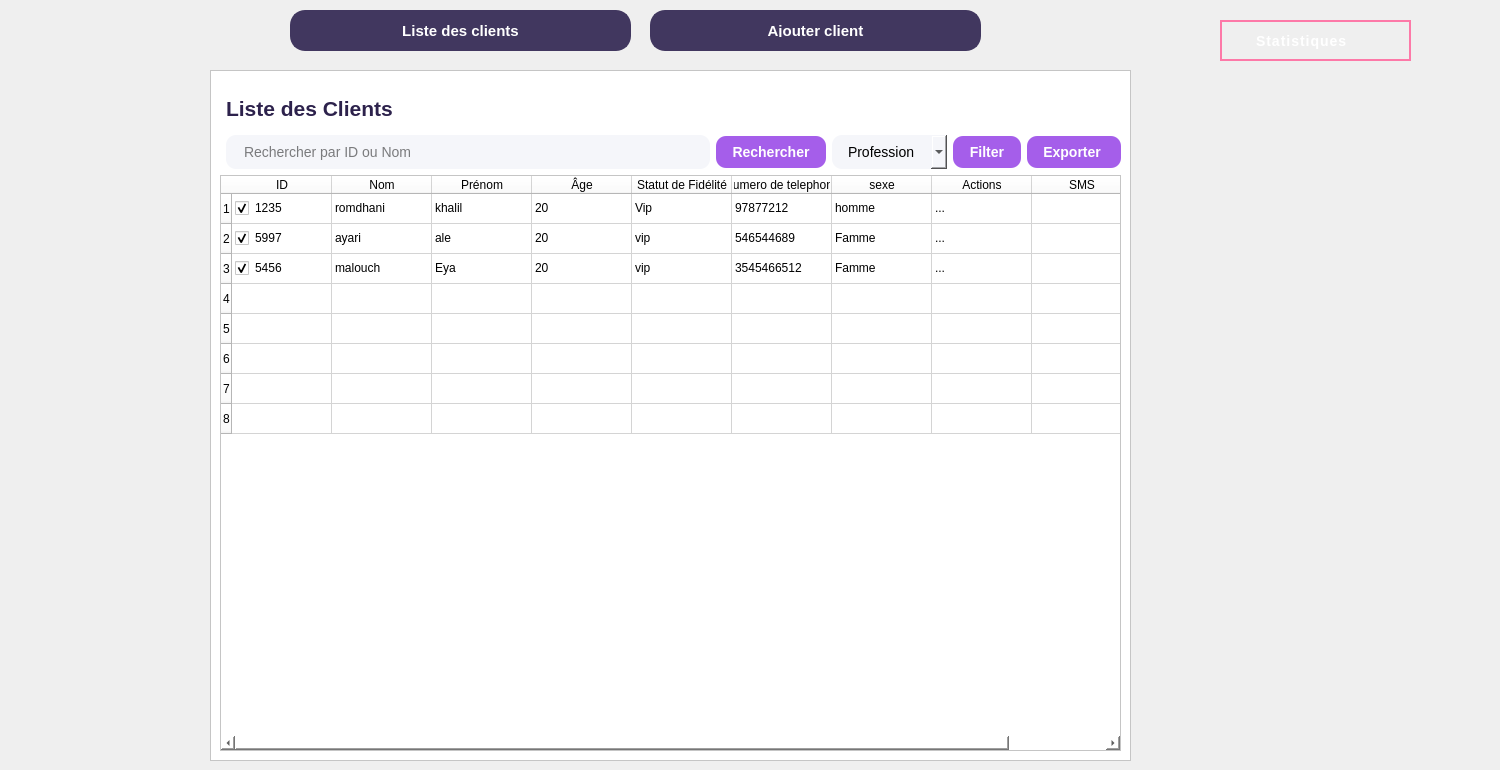
      <widget class="QWidget" name="page_7">
       <widget class="QFrame" name="frame_5">
        <property name="geometry">
         <rect>
          <x>210</x>
          <y>70</y>
          <width>921</width>
          <height>691</height>
         </rect>
        </property>
        <property name="styleSheet">
         <string notr="true">background-color: rgb(255, 255, 255);</string>
        </property>
        <property name="frameShape">
         <enum>QFrame::Shape::StyledPanel</enum>
        </property>
        <property name="frameShadow">
         <enum>QFrame::Shadow::Raised</enum>
        </property>
        <layout class="QHBoxLayout" name="horizontalLayout_3">
         <item>
          <layout class="QVBoxLayout" name="verticalLayout_3">
           <item>
            <layout class="QHBoxLayout" name="headerLayout_5"/>
           </item>
           <item>
            <widget class="QLabel" name="lblListeClients_3">
             <property name="font">
              <font>
               <pointsize>16</pointsize>
               <bold>true</bold>
              </font>
             </property>
             <property name="styleSheet">
              <string notr="true">color:#2d224c;font-weight:bold;margin:16px 0 8px 0;
background-color: rgb(255, 255, 255);</string>
             </property>
             <property name="text">
              <string>Liste des Clients</string>
             </property>
            </widget>
           </item>
           <item>
            <layout class="QHBoxLayout" name="searchLayout_3">
             <item>
              <widget class="QFrame" name="frame_8">
               <property name="styleSheet">
                <string notr="true">background-color: rgb(0, 0, 124);; border-radius:20px;</string>
               </property>
               <property name="frameShape">
                <enum>QFrame::Shape::StyledPanel</enum>
               </property>
               <property name="frameShadow">
                <enum>QFrame::Shadow::Raised</enum>
               </property>
               <widget class="QToolButton" name="toolButton_17">
                <property name="geometry">
                 <rect>
                  <x>20</x>
                  <y>240</y>
                  <width>141</width>
                  <height>41</height>
                 </rect>
                </property>
                <property name="styleSheet">
                 <string notr="true">QToolButton { border: none; border-radius: 20px; color: white; padding: 10px; background: qlineargradient(spread:pad, x1:0, y1:0, x2:1, y2:0, stop:0 #9B59B6, stop:1 #BDC3C7); } QToolButton:hover { background: qlineargradient(spread:pad, x1:0, y1:0, x2:1, y2:0, stop:0 #BDC3C7, stop:1 #F8C8DC); }</string>
                </property>
                <property name="text">
                 <string>Fournisseurs</string>
                </property>
               </widget>
               <widget class="QToolButton" name="toolButton_18">
                <property name="geometry">
                 <rect>
                  <x>20</x>
                  <y>300</y>
                  <width>141</width>
                  <height>41</height>
                 </rect>
                </property>
                <property name="styleSheet">
                 <string notr="true">QToolButton { border: none; border-radius: 20px; color: white; padding: 10px; background: qlineargradient(spread:pad, x1:0, y1:0, x2:1, y2:0, stop:0 #9B59B6, stop:1 #BDC3C7); } QToolButton:hover { background: qlineargradient(spread:pad, x1:0, y1:0, x2:1, y2:0, stop:0 #BDC3C7, stop:1 #F8C8DC); }</string>
                </property>
                <property name="text">
                 <string>Produis</string>
                </property>
               </widget>
               <widget class="QToolButton" name="toolButton_19">
                <property name="geometry">
                 <rect>
                  <x>20</x>
                  <y>360</y>
                  <width>141</width>
                  <height>41</height>
                 </rect>
                </property>
                <property name="styleSheet">
                 <string notr="true">QToolButton { border: none; border-radius: 20px; color: white; padding: 10px; background: qlineargradient(spread:pad, x1:0, y1:0, x2:1, y2:0, stop:0 #9B59B6, stop:1 #BDC3C7); } QToolButton:hover { background: qlineargradient(spread:pad, x1:0, y1:0, x2:1, y2:0, stop:0 #BDC3C7, stop:1 #F8C8DC); }</string>
                </property>
                <property name="text">
                 <string>Personnels</string>
                </property>
               </widget>
               <widget class="QToolButton" name="toolButton_20">
                <property name="geometry">
                 <rect>
                  <x>20</x>
                  <y>420</y>
                  <width>141</width>
                  <height>41</height>
                 </rect>
                </property>
                <property name="styleSheet">
                 <string notr="true">QToolButton { border: none; border-radius: 20px; color: white; padding: 10px; background: qlineargradient(spread:pad, x1:0, y1:0, x2:1, y2:0, stop:0 #9B59B6, stop:1 #BDC3C7); } QToolButton:hover { background: qlineargradient(spread:pad, x1:0, y1:0, x2:1, y2:0, stop:0 #BDC3C7, stop:1 #F8C8DC); }</string>
                </property>
                <property name="text">
                 <string>Locaux</string>
                </property>
               </widget>
               <widget class="QToolButton" name="toolButton_21">
                <property name="geometry">
                 <rect>
                  <x>20</x>
                  <y>180</y>
                  <width>141</width>
                  <height>41</height>
                 </rect>
                </property>
                <property name="styleSheet">
                 <string notr="true">QToolButton { border: none; border-radius: 20px; color: white; padding: 10px; background: qlineargradient(spread:pad, x1:0, y1:0, x2:1, y2:0, stop:0 #9B59B6, stop:1 #BDC3C7); } QToolButton:hover { background: qlineargradient(spread:pad, x1:0, y1:0, x2:1, y2:0, stop:0 #BDC3C7, stop:1 #F8C8DC); }
</string>
                </property>
                <property name="text">
                 <string>Client</string>
                </property>
               </widget>
              </widget>
             </item>
             <item>
              <widget class="QLineEdit" name="searchLineEdit_3">
               <property name="styleSheet">
                <string notr="true">background-color:#f5f6fa;border-radius:10px;padding:8px 16px;font-size:14px;color :black;</string>
               </property>
               <property name="placeholderText">
                <string>Rechercher par ID ou Nom</string>
               </property>
              </widget>
             </item>
             <item>
              <widget class="QPushButton" name="btnRechercher_3">
               <property name="styleSheet">
                <string>background-color:#a55eea;color:white;font-weight:bold;border-radius:10px;padding:8px 16px;font-size:14px;</string>
               </property>
               <property name="text">
                <string>Rechercher</string>
               </property>
              </widget>
             </item>
             <item>
              <widget class="QComboBox" name="comboProfession_3">
               <property name="styleSheet">
                <string notr="true">background-color:#f5f6fa;border-radius:10px;padding:8px 16px;font-size:14px;color :black; </string>
               </property>
               <property name="editable">
                <bool>false</bool>
               </property>
               <item>
                <property name="text">
                 <string>Profession</string>
                </property>
               </item>
              </widget>
             </item>
             <item>
              <widget class="QPushButton" name="btnFilter_3">
               <property name="styleSheet">
                <string notr="true">background-color:#a55eea;color:white;font-weight:bold;border-radius:10px;padding:8px 16px;font-size:14px;</string>
               </property>
               <property name="text">
                <string>Filter</string>
               </property>
              </widget>
             </item>
             <item>
              <widget class="QPushButton" name="btnExporter_3">
               <property name="styleSheet">
                <string notr="true">background-color:#a55eea;color:white;font-weight:bold;border-radius:10px;padding:8px 16px;font-size:14px;</string>
               </property>
               <property name="text">
                <string>Exporter </string>
               </property>
              </widget>
             </item>
            </layout>
           </item>
           <item>
            <layout class="QHBoxLayout" name="headerLayout_6">
             <item>
              <widget class="QTableWidget" name="tableClients">
               <property name="styleSheet">
                <string notr="true">/*QHeaderView::section { background-color:#2d224c;color:white;font-weight:bold; } QTableWidget { background-color:white; }*/
QTableWidget {
    background-color: white;
	color: rgb(0, 0, 0);
    border-radius: 10px;
    gridline-color: #dfe6e9;
}
QHeaderView::section {
    background-color: #2d224c;
    color: white;
    font-weight: bold;
    padding: 8px;
    border: none;
}
QTableWidget::item {
    padding: 8px;
    border-bottom: 1px solid #dfe6e9;
}
QTableWidget::item:selected {
    background-color: #a29bfe;
    color: white;
}
image: url(:/new/prefix1/4298bb3a-cb0a-48b6-8f36-19903f2c73d8.png);</string>
               </property>
               <row/>
               <row/>
               <row/>
               <row/>
               <row/>
               <row/>
               <row/>
               <row/>
               <column>
                <property name="text">
                 <string>ID</string>
                </property>
               </column>
               <column>
                <property name="text">
                 <string>Nom</string>
                </property>
               </column>
               <column>
                <property name="text">
                 <string>Prénom</string>
                </property>
               </column>
               <column>
                <property name="text">
                 <string>Âge</string>
                </property>
               </column>
               <column>
                <property name="text">
                 <string>Statut de Fidélité</string>
                </property>
               </column>
               <column>
                <property name="text">
                 <string>Numero de telephone</string>
                </property>
               </column>
               <column>
                <property name="text">
                 <string>sexe</string>
                </property>
               </column>
               <column>
                <property name="text">
                 <string>Actions</string>
                </property>
               </column>
               <column>
                <property name="text">
                 <string>SMS</string>
                </property>
               </column>
               <item row="0" column="0">
                <property name="text">
                 <string>1235</string>
                </property>
                <property name="checkState">
                 <enum>Checked</enum>
                </property>
               </item>
               <item row="0" column="1">
                <property name="text">
                 <string>romdhani</string>
                </property>
               </item>
               <item row="0" column="2">
                <property name="text">
                 <string>khalil</string>
                </property>
               </item>
               <item row="0" column="3">
                <property name="text">
                 <string>20</string>
                </property>
               </item>
               <item row="0" column="4">
                <property name="text">
                 <string>Vip</string>
                </property>
               </item>
               <item row="0" column="5">
                <property name="text">
                 <string>97877212</string>
                </property>
               </item>
               <item row="0" column="6">
                <property name="text">
                 <string>homme</string>
                </property>
               </item>
               <item row="0" column="7">
                <property name="text">
                 <string>...</string>
                </property>
               </item>
               <item row="1" column="0">
                <property name="text">
                 <string>5997</string>
                </property>
                <property name="checkState">
                 <enum>Checked</enum>
                </property>
               </item>
               <item row="1" column="1">
                <property name="text">
                 <string>ayari</string>
                </property>
               </item>
               <item row="1" column="2">
                <property name="text">
                 <string>ale</string>
                </property>
               </item>
               <item row="1" column="3">
                <property name="text">
                 <string>20</string>
                </property>
               </item>
               <item row="1" column="4">
                <property name="text">
                 <string>vip</string>
                </property>
               </item>
               <item row="1" column="5">
                <property name="text">
                 <string>546544689</string>
                </property>
               </item>
               <item row="1" column="6">
                <property name="text">
                 <string>Famme</string>
                </property>
               </item>
               <item row="1" column="7">
                <property name="text">
                 <string>...</string>
                </property>
               </item>
               <item row="2" column="0">
                <property name="text">
                 <string>5456</string>
                </property>
                <property name="checkState">
                 <enum>Checked</enum>
                </property>
               </item>
               <item row="2" column="1">
                <property name="text">
                 <string>malouch</string>
                </property>
               </item>
               <item row="2" column="2">
                <property name="text">
                 <string>Eya</string>
                </property>
               </item>
               <item row="2" column="3">
                <property name="text">
                 <string>20</string>
                </property>
               </item>
               <item row="2" column="4">
                <property name="text">
                 <string>vip</string>
                </property>
               </item>
               <item row="2" column="5">
                <property name="text">
                 <string>3545466512</string>
                </property>
               </item>
               <item row="2" column="6">
                <property name="text">
                 <string>Famme</string>
                </property>
               </item>
               <item row="2" column="7">
                <property name="text">
                 <string>...</string>
                </property>
               </item>
              </widget>
             </item>
            </layout>
           </item>
           <item>
            <layout class="QHBoxLayout" name="actionButtonsLayout_3"/>
           </item>
          </layout>
         </item>
        </layout>
       </widget>
       <widget class="QPushButton" name="btnListeClients_4">
        <property name="geometry">
         <rect>
          <x>290</x>
          <y>10</y>
          <width>341</width>
          <height>41</height>
         </rect>
        </property>
        <property name="styleSheet">
         <string notr="true">QPushButton {
    background-color: #41375f;
    color: white;
    font-weight: bold;
    border-radius: 15px;
    padding: 12px 24px;
    font-size: 15px;
    border: 2px solid #41375f;
}
QPushButton:hover {
    background-color: #5a4a82;
    border: 2px solid #7158a0;
}</string>
        </property>
        <property name="text">
         <string>Liste des clients</string>
        </property>
       </widget>
       <widget class="QPushButton" name="btnAjouterClient_4">
        <property name="geometry">
         <rect>
          <x>650</x>
          <y>10</y>
          <width>331</width>
          <height>41</height>
         </rect>
        </property>
        <property name="styleSheet">
         <string notr="true">QPushButton {
    background-color: #41375f;
    color: white;
    font-weight: bold;
    border-radius: 15px;
    padding: 12px 24px;
    font-size: 15px;
    border: 2px solid #41375f;
}
QPushButton:hover {
    background-color: #5a4a82;
    border: 2px solid #7158a0;
}</string>
        </property>
        <property name="text">
         <string>Ajouter client</string>
        </property>
       </widget>
       <widget class="QLabel" name="label_17">
        <property name="geometry">
         <rect>
          <x>1220</x>
          <y>20</y>
          <width>191</width>
          <height>41</height>
         </rect>
        </property>
        <property name="styleSheet">
         <string notr="true">QLabel {
    background: qlineargradient(spread:pad, x1:0, y1:0, x2:1, y2:0, 
                               stop:0 #41375f, 
                               stop:1 #6c5ce7);
    color: white;
    font-weight: bold;
    font-size: 14px;
    border-radius: 25px;
    padding: 10px 30px;
    border: 2px solid #fd79a8;
    text-align: center;
    font-family: 'Arial', sans-serif;
    letter-spacing: 1px;
    text-transform: uppercase;
}</string>
        </property>
        <property name="text">
         <string>Statistiques</string>
        </property>
       </widget>
       <widget class="QLabel" name="label_2">
        <property name="geometry">
         <rect>
          <x>1140</x>
          <y>80</y>
          <width>351</width>
          <height>291</height>
         </rect>
        </property>
        <property name="text">
         <string/>
        </property>
        <property name="pixmap">
         <pixmap resource="mm.qrc">:/new/prefix1/123.png</pixmap>
        </property>
       </widget>
       <widget class="QLabel" name="label_3">
        <property name="geometry">
         <rect>
          <x>1140</x>
          <y>400</y>
          <width>331</width>
          <height>311</height>
         </rect>
        </property>
        <property name="text">
         <string/>
        </property>
        <property name="pixmap">
         <pixmap resource="mm.qrc">:/new/prefix1/456.png</pixmap>
        </property>
       </widget>
      </widget>
